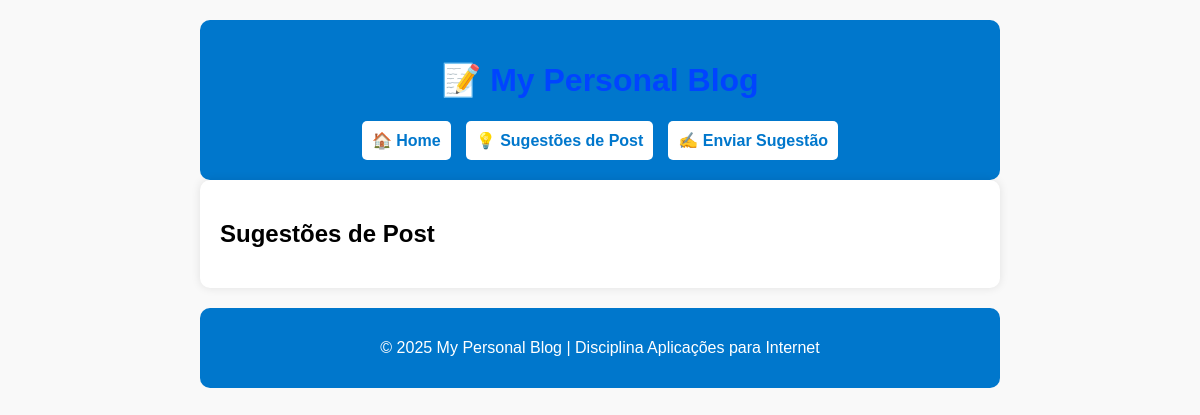
The app's page /suggestions/, older data.
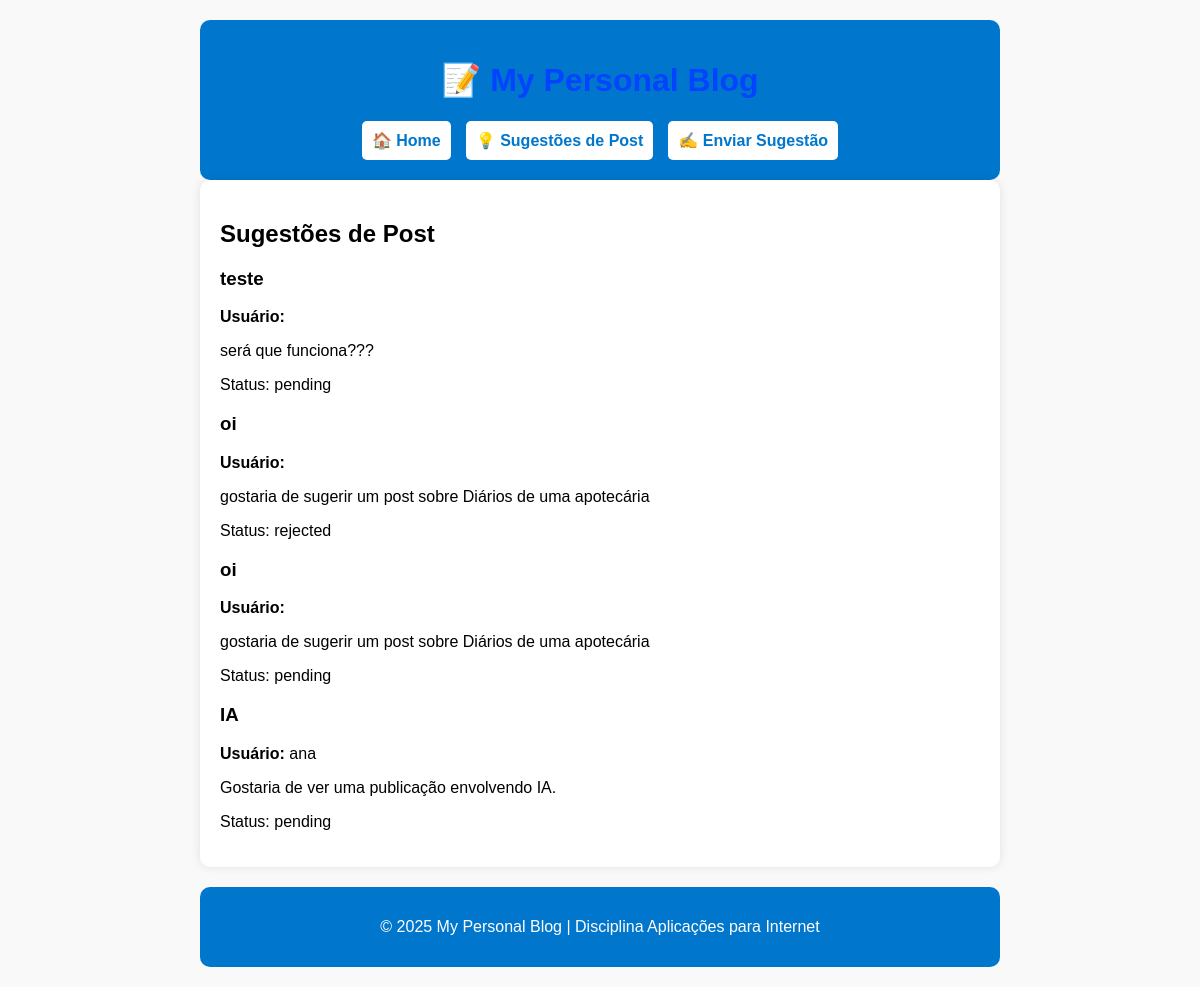
The same page, newer data.
### blog/models.py (models this page shows, shortened)
class PostSuggestion(models.Model):
    user = models.ForeignKey(User, on_delete=models.SET_NULL, null=True, blank=True)  # Usuário opcional
    title = models.CharField(max_length=255)
    description = models.TextField()
    created_on = models.DateTimeField(auto_now_add=True)
    status = models.CharField(
        max_length=20,
        choices=[
            ("pending", "⏳ Pendente"),
            ("approved", "✅ Aprovado"),
            ("rejected", "❌ Rejeitado"),
        ],
        default="pending",
    )
    class Meta:
        ordering = ["-created_on"]
        verbose_name_plural = "Post Suggestions"

### blog/views.py (the view)
# urls.py: path("suggestions/", views.blog_suggestions, name="blog_suggestions"),  # Nova rota para sugestões de post
def blog_suggestions(request):
    suggestions = PostSuggestion.objects.all().order_by("-created_on")
    context = {
        "suggestions": suggestions,
    }
    return render(request, "blog/suggestions.html", context)

### blog/templates/blog/suggestions.html
{% extends "base.html" %}
{% block page_title %}
    <h2>Sugestões de Post</h2>
{% endblock page_title %}
{% block page_content %}
    {% for suggestion in suggestions %}
        <div>
            <h3>{{ suggestion.title }}</h3>
            <p><strong>Usuário:</strong> {{ suggestion.user.username }}</p>
            <p>{{ suggestion.description }}</p>
            <p>Status: {{ suggestion.status }}</p>
        </div>
    {% endfor %}
{% endblock page_content %}

### templates/base.html (shortened to what this page needs)
<!DOCTYPE html>
<html lang="en">
<head>
    <link rel="stylesheet" href="https://cdn.simplecss.org/simple.min.css">
</head>
<body>
<header>
    <h1>📝 My Personal Blog</h1>
    <nav>
        <a href="{% url 'blog_index' %}">🏠 Home</a>
        <a href="{% url 'blog_suggestions' %}">💡 Sugestões de Post</a>
        <a href="{% url 'submit_suggestion' %}">✍️ Enviar Sugestão</a>
    </nav>
</header>
<main>
    {% block page_title %}{% endblock page_title %}
    {% block page_content %}{% endblock page_content %}
</main>
<footer>
    <p>&copy; 2025 My Personal Blog | Disciplina Aplicações para Internet</p>
</footer>
</body>
</html>

### templates/base.html (style rules this page uses)
body { max-width: 800px; margin: auto; font-family: Arial, sans-serif; background-color: #f9f9f9; padding: 20px; }
header { text-align: center; padding: 20px; background-color: #0077cc; color: white; border-radius: 10px; }
header h1 { color: #0044ff; }
nav { display: flex; justify-content: center; gap: 15px; margin-top: 10px; }
nav a { background-color: white; padding: 10px; border-radius: 5px; text-decoration: none; color: #0077cc; font-weight: bold; transition: 0.3s; }
main { padding: 20px; background-color: white; border-radius: 10px; box-shadow: 0px 0px 10px rgba(0, 0, 0, 0.1); }
footer { text-align: center; padding: 15px; margin-top: 20px; background-color: #0077cc; color: white; border-radius: 10px; }
footer p { color: #ffffff; }

Row changes from the older to the newer data that the page shows:
added PostSuggestion: title "teste", description "será que funciona???", status "pending"
added PostSuggestion: title "oi", description "gostaria de sugerir um post sobre Diários de uma apotecária", status "rejected"
added PostSuggestion: title "oi", description "gostaria de sugerir um post sobre Diários de uma apotecária", status "pending"
added PostSuggestion: title "IA", user.username "ana", description "Gostaria de ver uma publicação envolvendo IA.", status "pending"
